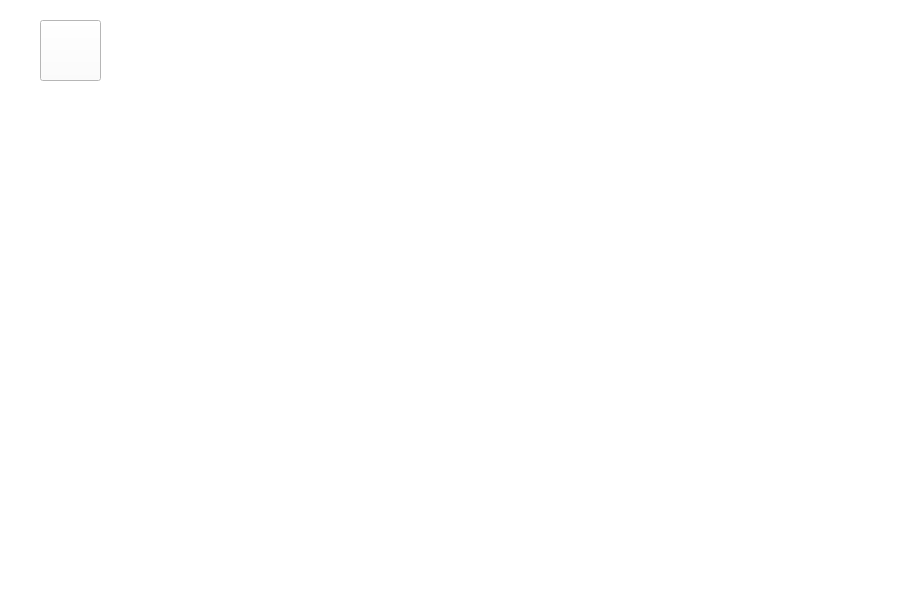
<?xml version="1.0" encoding="UTF-8"?>
<ui version="4.0">
 <class>MainWindow</class>
 <widget class="QMainWindow" name="MainWindow">
  <property name="geometry">
   <rect>
    <x>0</x>
    <y>0</y>
    <width>906</width>
    <height>602</height>
   </rect>
  </property>
  <property name="windowTitle">
   <string>MainWindow</string>
  </property>
  <property name="styleSheet">
   <string notr="true">background-color:rgb(255, 255, 255)</string>
  </property>
  <widget class="QWidget" name="centralwidget">
   <widget class="QPushButton" name="push_mode">
    <property name="geometry">
     <rect>
      <x>40</x>
      <y>20</y>
      <width>61</width>
      <height>61</height>
     </rect>
    </property>
    <property name="font">
     <font>
      <pointsize>26</pointsize>
     </font>
    </property>
    <property name="styleSheet">
     <string notr="true">border-image: url(:/newPrefix/pic/5453658.png);</string>
    </property>
    <property name="text">
     <string/>
    </property>
   </widget>
  </widget>
  <widget class="QMenuBar" name="menubar">
   <property name="geometry">
    <rect>
     <x>0</x>
     <y>0</y>
     <width>906</width>
     <height>22</height>
    </rect>
   </property>
  </widget>
  <widget class="QStatusBar" name="statusbar"/>
 </widget>
 <resources>
  <include location="image.qrc"/>
 </resources>
 <connections/>
</ui>
